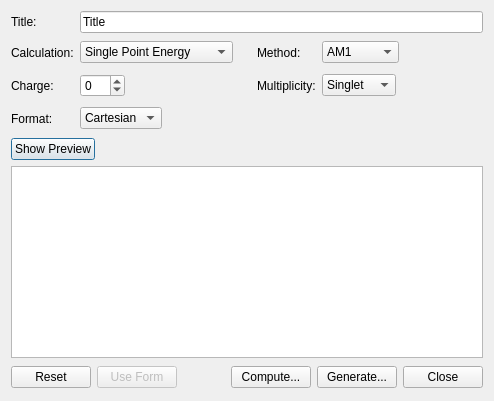
<ui version="4.0" >
 <class>MOPACInputDialog</class>
 <widget class="QDialog" name="MOPACInputDialog" >
  <property name="geometry" >
   <rect>
    <x>0</x>
    <y>0</y>
    <width>649</width>
    <height>465</height>
   </rect>
  </property>
  <property name="sizePolicy" >
   <sizepolicy vsizetype="Fixed" hsizetype="Fixed" >
    <horstretch>0</horstretch>
    <verstretch>0</verstretch>
   </sizepolicy>
  </property>
  <property name="windowTitle" >
   <string>MOPAC Input</string>
  </property>
  <layout class="QVBoxLayout" name="verticalLayout" >
   <property name="sizeConstraint" >
    <enum>QLayout::SetFixedSize</enum>
   </property>
   <item>
    <layout class="QGridLayout" name="gridLayout" >
     <item row="0" column="0" >
      <widget class="QLabel" name="label_7" >
       <property name="text" >
        <string>Title:</string>
       </property>
       <property name="buddy" >
        <cstring>titleLine</cstring>
       </property>
      </widget>
     </item>
     <item row="0" column="1" colspan="3" >
      <widget class="QLineEdit" name="titleLine" >
       <property name="text" >
        <string>Title</string>
       </property>
      </widget>
     </item>
     <item row="1" column="0" >
      <widget class="QLabel" name="label" >
       <property name="text" >
        <string>Calculation:</string>
       </property>
       <property name="buddy" >
        <cstring>calculationCombo</cstring>
       </property>
      </widget>
     </item>
     <item row="1" column="1" >
      <layout class="QHBoxLayout" name="horizontalLayout" >
       <item>
        <widget class="QComboBox" name="calculationCombo" >
         <property name="currentIndex" >
          <number>0</number>
         </property>
         <item>
          <property name="text" >
           <string>Single Point Energy</string>
          </property>
         </item>
         <item>
          <property name="text" >
           <string>Geometry Optimization</string>
          </property>
         </item>
         <item>
          <property name="text" >
           <string>Frequencies</string>
          </property>
         </item>
        </widget>
       </item>
       <item>
        <spacer name="horizontalSpacer_2" >
         <property name="orientation" >
          <enum>Qt::Horizontal</enum>
         </property>
         <property name="sizeHint" stdset="0" >
          <size>
           <width>18</width>
           <height>27</height>
          </size>
         </property>
        </spacer>
       </item>
      </layout>
     </item>
     <item row="2" column="0" >
      <widget class="QLabel" name="label_3" >
       <property name="text" >
        <string>Charge:</string>
       </property>
       <property name="buddy" >
        <cstring>chargeSpin</cstring>
       </property>
      </widget>
     </item>
     <item row="2" column="1" >
      <layout class="QHBoxLayout" name="horizontalLayout_4" >
       <item>
        <widget class="QSpinBox" name="chargeSpin" >
         <property name="minimum" >
          <number>-99</number>
         </property>
         <property name="value" >
          <number>0</number>
         </property>
        </widget>
       </item>
       <item>
        <spacer name="horizontalSpacer_4" >
         <property name="orientation" >
          <enum>Qt::Horizontal</enum>
         </property>
         <property name="sizeHint" stdset="0" >
          <size>
           <width>58</width>
           <height>27</height>
          </size>
         </property>
        </spacer>
       </item>
      </layout>
     </item>
     <item row="2" column="2" >
      <widget class="QLabel" name="label_6" >
       <property name="text" >
        <string>Multiplicity:</string>
       </property>
      </widget>
     </item>
     <item row="2" column="3" >
      <layout class="QHBoxLayout" name="horizontalLayout_7" >
       <item>
        <widget class="QComboBox" name="multiplicityCombo" >
         <item>
          <property name="text" >
           <string>Singlet</string>
          </property>
         </item>
         <item>
          <property name="text" >
           <string>Doublet</string>
          </property>
         </item>
         <item>
          <property name="text" >
           <string>Triplet</string>
          </property>
         </item>
         <item>
          <property name="text" >
           <string>Quartet</string>
          </property>
         </item>
         <item>
          <property name="text" >
           <string>Quintet</string>
          </property>
         </item>
        </widget>
       </item>
       <item>
        <spacer name="horizontalSpacer_7" >
         <property name="orientation" >
          <enum>Qt::Horizontal</enum>
         </property>
         <property name="sizeHint" stdset="0" >
          <size>
           <width>40</width>
           <height>20</height>
          </size>
         </property>
        </spacer>
       </item>
      </layout>
     </item>
     <item row="1" column="2" >
      <widget class="QLabel" name="label_2" >
       <property name="text" >
        <string>Method:</string>
       </property>
       <property name="buddy" >
        <cstring>theoryCombo</cstring>
       </property>
      </widget>
     </item>
     <item row="1" column="3" >
      <layout class="QHBoxLayout" name="horizontalLayout_2" >
       <item>
        <widget class="QComboBox" name="theoryCombo" >
         <property name="currentIndex" >
          <number>0</number>
         </property>
         <item>
          <property name="text" >
           <string>AM1</string>
          </property>
         </item>
         <item>
          <property name="text" >
           <string>MNDO</string>
          </property>
         </item>
         <item>
          <property name="text" >
           <string>MNDO-d</string>
          </property>
         </item>
         <item>
          <property name="text" >
           <string>PM3</string>
          </property>
         </item>
         <item>
          <property name="text" >
           <string>PM6</string>
          </property>
         </item>
         <item>
          <property name="text" >
           <string>RM1</string>
          </property>
         </item>
        </widget>
       </item>
       <item>
        <spacer name="horizontalSpacer_3" >
         <property name="orientation" >
          <enum>Qt::Horizontal</enum>
         </property>
         <property name="sizeHint" stdset="0" >
          <size>
           <width>58</width>
           <height>27</height>
          </size>
         </property>
        </spacer>
       </item>
      </layout>
     </item>
     <item row="3" column="0" >
      <widget class="QLabel" name="label_10" >
       <property name="text" >
        <string>Format:</string>
       </property>
       <property name="buddy" >
        <cstring>coordCombo</cstring>
       </property>
      </widget>
     </item>
     <item row="3" column="1" >
      <layout class="QHBoxLayout" name="horizontalLayout_9" >
       <item>
        <widget class="QComboBox" name="coordCombo" >
         <property name="enabled" >
          <bool>true</bool>
         </property>
         <property name="currentIndex" >
          <number>0</number>
         </property>
         <item>
          <property name="text" >
           <string>Cartesian</string>
          </property>
         </item>
         <item>
          <property name="text" >
           <string>Z-matrix</string>
          </property>
         </item>
        </widget>
       </item>
       <item>
        <spacer name="horizontalSpacer_9" >
         <property name="orientation" >
          <enum>Qt::Horizontal</enum>
         </property>
         <property name="sizeHint" stdset="0" >
          <size>
           <width>18</width>
           <height>27</height>
          </size>
         </property>
        </spacer>
       </item>
      </layout>
     </item>
    </layout>
   </item>
   <item>
    <layout class="QHBoxLayout" name="horizontalLayout_11" >
     <item>
      <widget class="QPushButton" name="moreButton" >
       <property name="sizePolicy" >
        <sizepolicy vsizetype="Fixed" hsizetype="Fixed" >
         <horstretch>0</horstretch>
         <verstretch>0</verstretch>
        </sizepolicy>
       </property>
       <property name="text" >
        <string>Show Preview</string>
       </property>
      </widget>
     </item>
     <item>
      <spacer name="horizontalSpacer_5" >
       <property name="orientation" >
        <enum>Qt::Horizontal</enum>
       </property>
       <property name="sizeHint" stdset="0" >
        <size>
         <width>40</width>
         <height>20</height>
        </size>
       </property>
      </spacer>
     </item>
    </layout>
   </item>
   <item>
    <widget class="QTextEdit" name="previewText" >
     <property name="enabled" >
      <bool>true</bool>
     </property>
     <property name="readOnly" >
      <bool>false</bool>
     </property>
     <property name="acceptRichText" >
      <bool>false</bool>
     </property>
    </widget>
   </item>
   <item>
    <layout class="QHBoxLayout" name="horizontalLayout_3" >
     <property name="sizeConstraint" >
      <enum>QLayout::SetFixedSize</enum>
     </property>
     <item>
      <widget class="QPushButton" name="resetButton" >
       <property name="text" >
        <string>Reset</string>
       </property>
      </widget>
     </item>
     <item>
      <widget class="QPushButton" name="enableFormButton" >
       <property name="enabled" >
        <bool>false</bool>
       </property>
       <property name="text" >
        <string>Use Form</string>
       </property>
      </widget>
     </item>
     <item>
      <spacer name="horizontalSpacer" >
       <property name="orientation" >
        <enum>Qt::Horizontal</enum>
       </property>
       <property name="sizeHint" stdset="0" >
        <size>
         <width>48</width>
         <height>26</height>
        </size>
       </property>
      </spacer>
     </item>
     <item>
      <widget class="QPushButton" name="computeButton" >
       <property name="text" >
        <string>Compute...</string>
       </property>
      </widget>
     </item>
     <item>
      <widget class="QPushButton" name="generateButton" >
       <property name="text" >
        <string>Generate...</string>
       </property>
      </widget>
     </item>
     <item>
      <widget class="QPushButton" name="closeButton" >
       <property name="text" >
        <string>Close</string>
       </property>
      </widget>
     </item>
    </layout>
   </item>
  </layout>
 </widget>
 <tabstops>
  <tabstop>titleLine</tabstop>
  <tabstop>calculationCombo</tabstop>
  <tabstop>theoryCombo</tabstop>
  <tabstop>coordCombo</tabstop>
  <tabstop>previewText</tabstop>
  <tabstop>generateButton</tabstop>
  <tabstop>closeButton</tabstop>
  <tabstop>resetButton</tabstop>
  <tabstop>enableFormButton</tabstop>
 </tabstops>
 <resources/>
 <connections>
  <connection>
   <sender>closeButton</sender>
   <signal>clicked()</signal>
   <receiver>MOPACInputDialog</receiver>
   <slot>close()</slot>
   <hints>
    <hint type="sourcelabel" >
     <x>451</x>
     <y>411</y>
    </hint>
    <hint type="destinationlabel" >
     <x>258</x>
     <y>243</y>
    </hint>
   </hints>
  </connection>
 </connections>
</ui>
